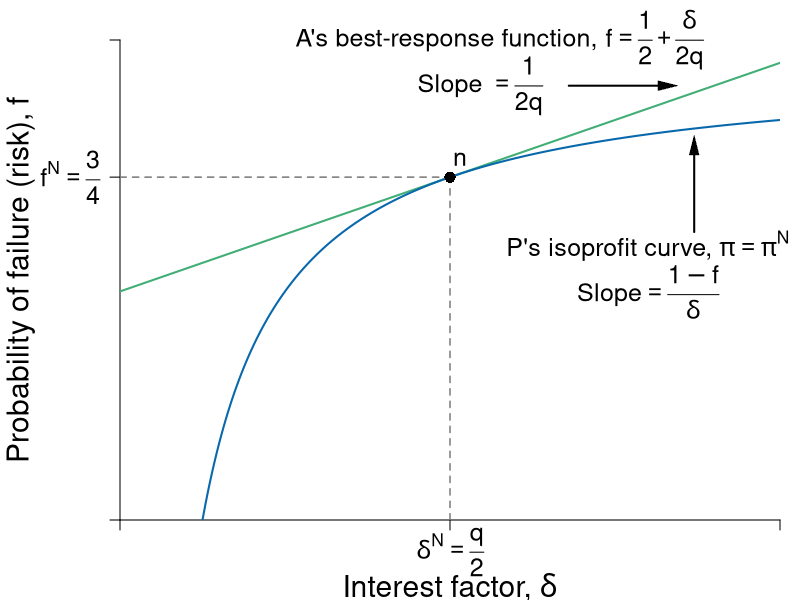

Write R code to recreate this figure.
#Graph Designer: Simon Halliday, Scott Cohn, Harriet Brookes Gray
#Authors: Bowles and Halliday
#Title: Coordination, Conflict and Competition: A Text in Microeconomics

library(shape)
pdf(file = "credit/non_contractual_risk_sparse.pdf", width = 8, height = 6)

#Set parameters for graphics
pointsize <- 1.8
axislabelsize <- 1.8
labelsize <- 1.5
namesize <- 1.8
annotatesize <- 1.5
graphlinewidth <- 2
segmentlinewidth <- 1.5

COL <- c("#7fc97f", "#beaed4", "#fdc086", "#ffff99", "#386cb0", "#f0027f", "#bf5b17", "#666666")
COLA <- c("#e0f3db", "#99d8c9","#66c2a4","#41ae76", "#238b45", "#005824")
COLB <- c("#c6dbef", "#4eb3d3", "#2b8cbe", "#0868ac","#084081")
COLC <- c("#fcfbfd", "#efedf5", "#dadaeb", "#bcbddc", "#9e9ac8", "#807dba", "#6a51a3", "#54278f", "#3f007d")
grays <- gray.colors(25, start = 1, end = 0)

#Edited the margins to cater for the larger LHS labels
par(mar =  c(4, 6, 2, 1))

brfFn <- function(delta, q = 1) {
  .5 + (delta / (2 * q)) 
}

PCFn <- function(delta, q = 1) {
  delta/q
}

isoreturnFn <- function(delta, pi=0.125) {
  1 - (pi)/delta
}


yFn <- function(d1, f1, q = 1){
  q*f1*(1 - f1) - d1*(1 - f1)
}

profitFn <- function(d1, q = 1){
  d1/2 - (1/(2*q))*(d1)^2
}

ylow <- function(delta, q = 1, ybar = 0.0625){
  (-sqrt(delta^2 - 2*delta*q + q^2 - 4*q*ybar) + delta + q)/(2*q)
}

yhigh <- function(delta, q = 1, ybar = 0.0625){
  (sqrt(delta^2 - 2*delta*q + q^2 - 4*q*ybar) + delta + q)/(2*q)
}

xlims <- c(0, 1)
ylims <- c(0, 1.05)

npts <- 501 
d1 <- seq(xlims[1], xlims[2], length.out = npts)
f1 <- seq(ylims[1], ylims[2], length.out = npts) 
a <- c(0.0625)

plot(0, 0, xlim = xlims, ylim = ylims, type = "n",
     xlab = expression(paste("")),
     ylab = expression(paste("")), 
     xaxt = "n", 
     yaxt = "n", 
     cex.lab = axislabelsize, 
     bty = "n", 
     xaxs = "i", 
     yaxs = "i"
)


ticksy <- c(ylims[1], brfFn(delta = 0.5), ylims[2])
ylabels <- c(NA, expression(paste(f^{N} == frac(3,4))), NA)
ticksx <- c(xlims[1], 0.5, xlims[2])
xlabels <- c(NA, NA, NA)
#xlabels <- c(NA, expression(paste(delta^{N} == frac(q,2))), NA)

axis(1, at = ticksx, pos = 0, labels = xlabels, cex.axis = labelsize)
axis(2, at = ticksy, pos = 0, labels = ylabels, las = 1, cex.axis = labelsize)

text(0.5, -0.07, expression(paste(delta^{N} == frac(q,2))), xpd = TRUE, cex = labelsize) 


npts <- 503 
xx1 <- seq(xlims[1], xlims[2], length.out = npts)
xx2 <- seq(0, 1, length.out = npts)

#xpoly1 <- seq(from = 0.168, to = 0.5, length.out = 500)
#ypoly1 <- ylow(xpoly1)
#ypoly2 <- isoreturnFn(xpoly1)
#polygon(x = c(xpoly1, rev(xpoly1)), y = c(ypoly1, rev(ypoly2)), col = COL[4], density = NULL, border = NA)


#Draw the graphs
lines(xx1, brfFn(xx1), col = COLA[4], lwd = graphlinewidth)
#lines(xx1, PCFn(xx1), col = COLA[2], lwd = graphlinewidth)
lines(xx1, isoreturnFn(xx1), col = COLB[4], lwd = graphlinewidth)

#Axis labels
mtext(expression(paste("Interest factor, ", delta)), side = 1, line = 3.3, cex = axislabelsize)
text(-0.15, 0.5*(ylims[2]), expression(paste("Probability of failure (risk), ", f)), xpd = TRUE, cex = axislabelsize, srt = 90) 


# contour(d1, f1,
#         outer(d1, f1, yFn),
#         drawlabels = FALSE,
#         col = COLA[3],
#         lwd = graphlinewidth,
#         levels = a,
#         xaxs = "i",
#         yaxs = "i",
#         add = TRUE)
# 

segments(0.5, 0, 0.5, brfFn(delta = 0.5), lty = 2, col = grays[20] , lwd = segmentlinewidth)
segments(0, brfFn(delta = 0.5), 0.5, brfFn(delta = 0.5), lty = 2, col = grays[20] , lwd = segmentlinewidth)

#Annotate points (4,4),(2,8),(8,2) on feasibility frontier
text(0.5 + 0.015, isoreturnFn(0.5) + 0.04, expression(paste(n)), cex = labelsize)
points(0.5, isoreturnFn(0.5), pch = 16, col = "black", cex = 1.5)

#text(0.375 + 0.02, 0.6 + 0.03, expression(paste(b)), cex = labelsize)
#points(0.375, 0.6, pch = 16, col = "black", cex = 1.5)

#text(0.2, 0.85, expression(paste(y == y^{n})), cex = labelsize)

text(0.5, 1.05, expression(paste("A's best-response function, ")), cex = labelsize, xpd = TRUE)
text(0.81, 1.05, expression(paste(f == frac(1,2) + frac(delta, 2*q))), cex = labelsize, xpd =TRUE)


text(0.5, 0.95, expression(paste("Slope")), cex = labelsize, xpd = TRUE)
text(0.6, 0.95, expression(paste(phantom()== frac(1,2*q))), cex = labelsize)

Arrows(0.68, 0.95, 0.83, 0.95, col = "black", lty = 1, lwd = 2, arr.type = "triangle", arr.lwd = 0.5)


#text(0.64, 0.4, expression(paste("A's participation")), cex = labelsize)
#text(0.64, 0.34, expression(paste("constraint")), cex = labelsize)
#text(0.64, 0.22, expression(paste(f == frac(delta, q))), cex = labelsize)
#Arrows(0.64, 0.44, 0.64, 0.58, col = "black", lty = 1, lwd = 2, arr.type = "triangle", arr.lwd = 0.5)


text(0.8, 0.6, expression(paste("P's isoprofit curve, ", pi == pi^{N})), cex = labelsize, xpd = TRUE)
text(0.8, 0.5, expression(paste("Slope", phantom() == frac(1-f,delta))), cex = labelsize, xpd = TRUE)
#text(0.7, 0.53, expression(paste(pi == pi^{N})), cex = labelsize, xpd = TRUE)
Arrows(0.87, 0.63, 0.87, 0.82, col = "black", lty = 1, lwd = 2, arr.type = "triangle", arr.lwd = 0.5)

#text(0.3, 0.13, expression(paste("Pareto-improving")), cex = labelsize)
#text(0.3, 0.07, expression(paste("lens")), cex = labelsize)
#Arrows(0.3, 0.18, 0.3, 0.5, col = "black", lty = 1, lwd = 2, arr.type = "triangle", arr.lwd = 0.5)


dev.off()
